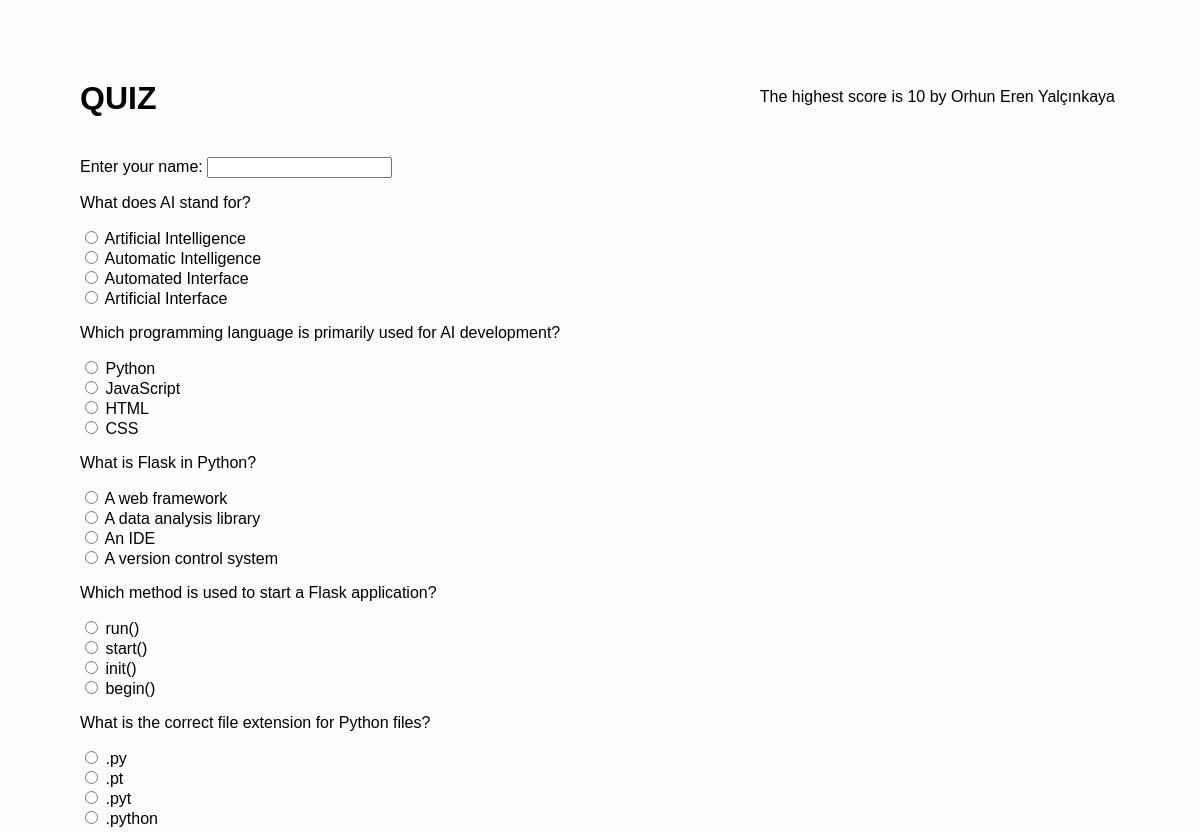
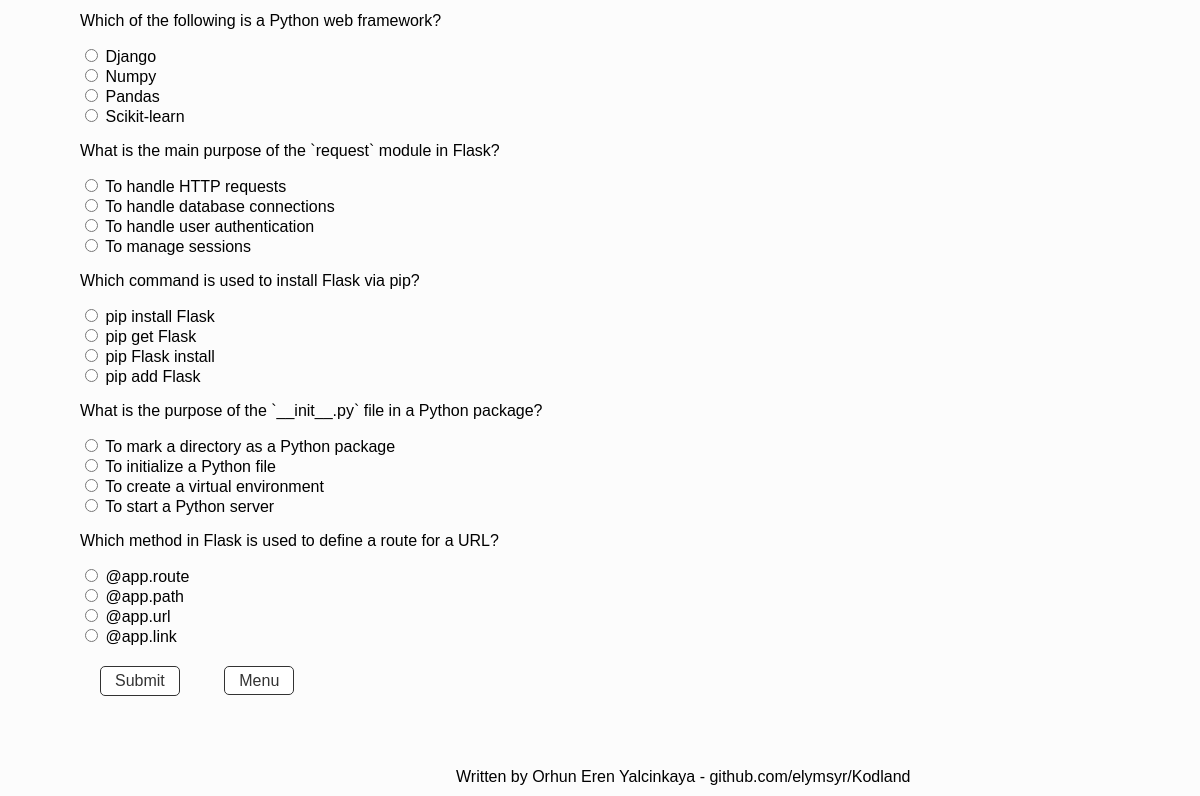
The page /quiz on the database as committed earlier (2 pictures, top to bottom).
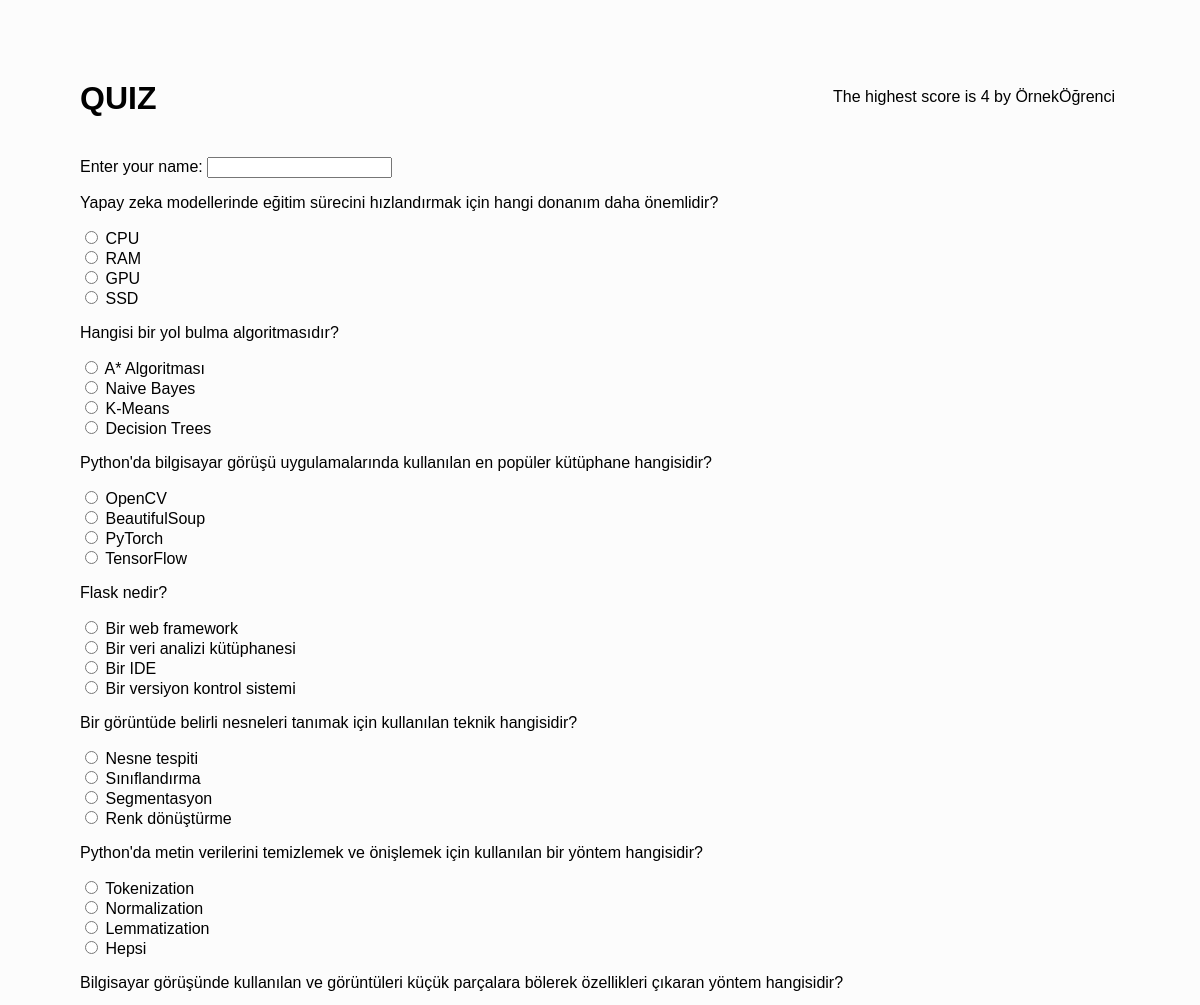
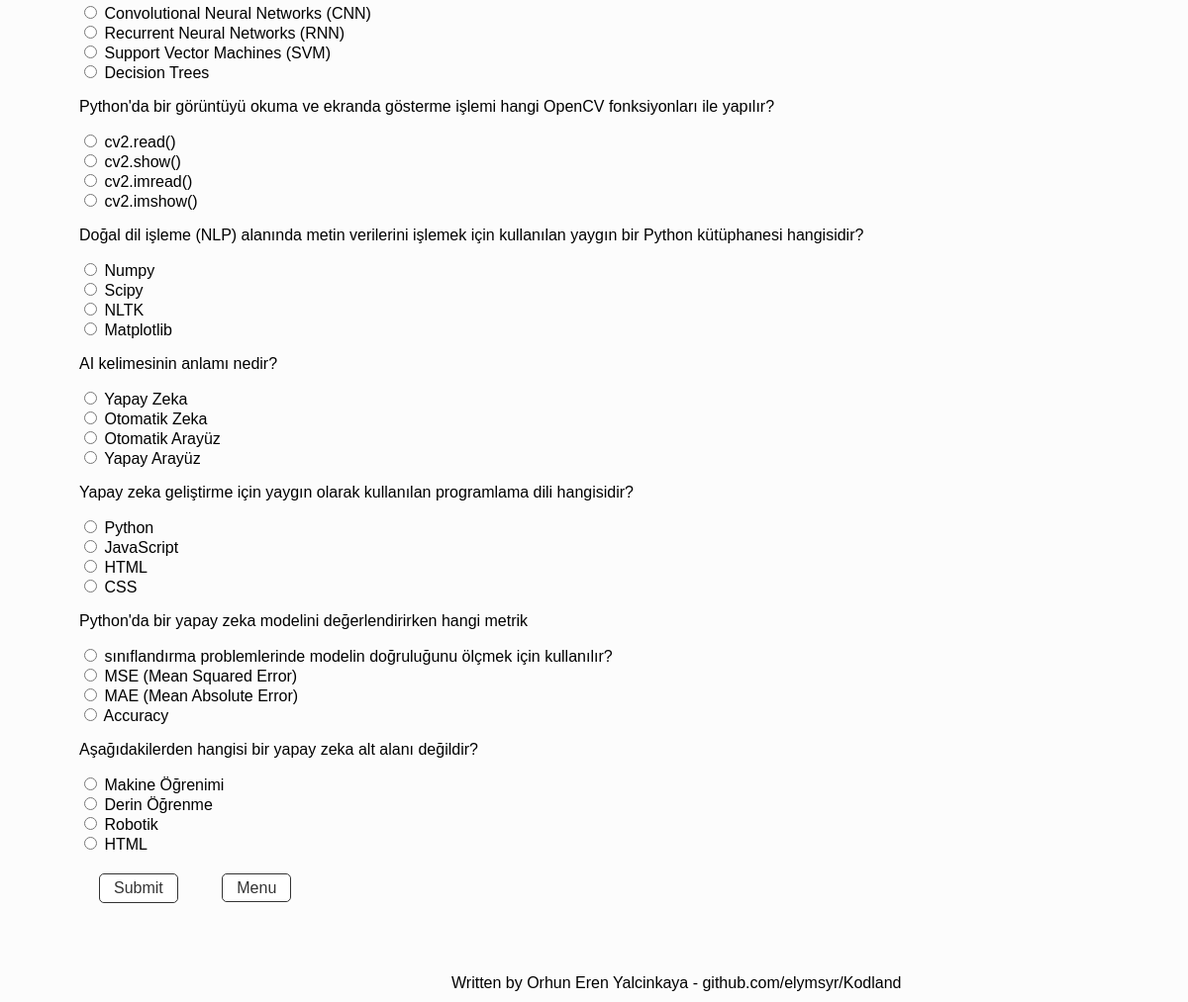
The same page on the database as committed later (2 pictures, top to bottom).
### tables this page shows
CREATE TABLE scores (
            id INTEGER PRIMARY KEY AUTOINCREMENT,
            name TEXT NOT NULL,
            score INT NOT NULL
        );

CREATE TABLE questions (
            id INTEGER PRIMARY KEY AUTOINCREMENT,
            question TEXT NOT NULL,
            option1 TEXT NOT NULL,
            option2 TEXT NOT NULL,
            option3 TEXT NOT NULL,
            option4 TEXT NOT NULL,
            answer TEXT NOT NULL
        );

### app.py (the view)
@app.route('/quiz')
def quiz():
    conn = sqlite3.connect('quiz.db')
    cursor = conn.cursor()
    cursor.execute('SELECT * FROM questions')
    questions = cursor.fetchall()
    conn.close()
    highest_score, highest_scorer = get_highest_score()
    return flask.render_template('quiz.html', questions=questions, highest_score=highest_score, highest_scorer=highest_scorer)

### app.py (called while the page is built)
def get_highest_score():
    conn = sqlite3.connect('quiz.db')
    cursor = conn.cursor()
    cursor.execute('SELECT name, score FROM scores ORDER BY score DESC, id ASC LIMIT 1')
    row = cursor.fetchone()
    conn.close()
    if row:
        return row[1], row[0]
    return None, None

### templates/quiz.html (shortened to what this page needs)
<!DOCTYPE html>
<html lang="en">
<head>
    <link rel="stylesheet" href="{{ url_for('static', filename='stylesheet.css') }}">
</head>
<body>
    <div>
        <div id="score">The highest score is {{ highest_score }} by {{ highest_scorer }}</div>
        <h1>QUIZ</h1>
        <form action="{{ url_for('result') }}" method="POST">
            <div class="name-input">
                <label for="name">Enter your name:</label>
                <input type="text" id="name" name="name" required>
            {% for question in questions %}
            <div class="question">
                <p>{{ question[1] }}</p>
                <input type="radio" name="{{ question[0] }}" value="{{ question[2] }}"> {{ question[2] }}<br>
                <input type="radio" name="{{ question[0] }}" value="{{ question[3] }}"> {{ question[3] }}<br>
                <input type="radio" name="{{ question[0] }}" value="{{ question[4] }}"> {{ question[4] }}<br>
                <input type="radio" name="{{ question[0] }}" value="{{ question[5] }}"> {{ question[5] }}<br>
            </div>
            {% endfor %}
            <input class="submit" type="submit" value="Submit">
            <a class="submit" href="{{ url_for('index') }}">Menu</a>
        </form>
    </div>
</body>
<footer, id="author">Written by Orhun Eren Yalcinkaya - github.com/elymsyr/Kodland</footer>
</html>

Rows that differ between the two databases and show on the page:
removed scores: name "Orhun Eren Yalçınkaya"
removed questions: question "What does AI stand for?", option1 "Artificial Intelligence", option2 "Automatic Intelligence", option3 "Automated Interface", option4 "Artificial Interface"
removed questions: question "Which programming language is primarily used for AI development?", option1 "Python", option2 "JavaScript", option3 "HTML", option4 "CSS"
removed questions: question "What is Flask in Python?", option1 "A web framework", option2 "A data analysis library", option3 "An IDE", option4 "A version control system"
removed questions: question "Which method is used to start a Flask application?", option1 "run()", option2 "start()", option3 "init()", option4 "begin()"
removed questions: question "What is the correct file extension for Python files?", option1 ".py", option2 ".pt", option3 ".pyt", option4 ".python"
removed questions: question "Which of the following is a Python web framework?", option1 "Django", option2 "Numpy", option3 "Pandas", option4 "Scikit-learn"
removed questions: question "What is the main purpose of the `request` module in Flask?", option1 "To handle HTTP requests", option2 "To handle database connections", option3 "To handle user authentication", option4 "To manage sessions"
removed questions: question "Which command is used to install Flask via pip?", option1 "pip install Flask", option2 "pip get Flask", option3 "pip Flask install", option4 "pip add Flask"
removed questions: question "What is the purpose of the `__init__.py` file in a Python package?", option1 "To mark a directory as a Python package", option2 "To initialize a Python file", option3 "To create a virtual environment", option4 "To start a Python server"
removed questions: question "Which method in Flask is used to define a route for a URL?", option1 "@app.route", option2 "@app.path", option3 "@app.url", option4 "@app.link"
now on this page (row edited): scores: name "ÖrnekÖğrenci"
added questions: question "Yapay zeka modellerinde eğitim sürecini hızlandırmak için hangi donanım daha önemlidir?", option1 "CPU", option2 "RAM", option3 "GPU", option4 "SSD"
added questions: question "Hangisi bir yol bulma algoritmasıdır?", option1 "A* Algoritması", option2 "Naive Bayes", option3 "K-Means", option4 "Decision Trees"
added questions: question "Python'da bilgisayar görüşü uygulamalarında kullanılan en popüler kütüphane hangisidir?", option1 "OpenCV", option2 "BeautifulSoup", option3 "PyTorch", option4 "TensorFlow"
added questions: question "Flask nedir?", option1 "Bir web framework", option2 "Bir veri analizi kütüphanesi", option3 "Bir IDE", option4 "Bir versiyon kontrol sistemi"
added questions: question "Bir görüntüde belirli nesneleri tanımak için kullanılan teknik hangisidir?", option1 "Nesne tespiti", option2 "Sınıflandırma", option3 "Segmentasyon", option4 "Renk dönüştürme"
added questions: question "Python'da metin verilerini temizlemek ve önişlemek için kullanılan bir yöntem hangisidir?", option1 "Tokenization", option2 "Normalization", option3 "Lemmatization", option4 "Hepsi"
added questions: question "Bilgisayar görüşünde kullanılan ve görüntüleri küçük parçalara bölerek özellikleri çıkaran yöntem hangisidir?", option1 "Convolutional Neural Networks (CNN)", option2 "Recurrent Neural Networks (RNN)", option3 "Support Vector Machines (SVM)", option4 "Decision Trees"
added questions: question "Python'da bir görüntüyü okuma ve ekranda gösterme işlemi hangi OpenCV fonksiyonları ile yapılır?", option1 "cv2.read()", option2 "cv2.show()", option3 "cv2.imread()", option4 "cv2.imshow()"
added questions: question "Doğal dil işleme (NLP) alanında metin verilerini işlemek için kullanılan yaygın bir Python kütüphanesi hangisidir?", option1 "Numpy", option2 "Scipy", option3 "NLTK", option4 "Matplotlib"
added questions: question "AI kelimesinin anlamı nedir?", option1 "Yapay Zeka", option2 "Otomatik Zeka", option3 "Otomatik Arayüz", option4 "Yapay Arayüz"
added questions: question "Yapay zeka geliştirme için yaygın olarak kullanılan programlama dili hangisidir?", option1 "Python", option2 "JavaScript", option3 "HTML", option4 "CSS"
added questions: question "Python'da bir yapay zeka modelini değerlendirirken hangi metrik", option1 "sınıflandırma problemlerinde modelin doğruluğunu ölçmek için kullanılır?", option2 "MSE (Mean Squared Error)", option3 "MAE (Mean Absolute Error)", option4 "Accuracy"
added questions: question "Aşağıdakilerden hangisi bir yapay zeka alt alanı değildir?", option1 "Makine Öğrenimi", option2 "Derin Öğrenme", option3 "Robotik", option4 "HTML"
Other text that changed with them:
{{ highest_score }}: "10" → "4"
